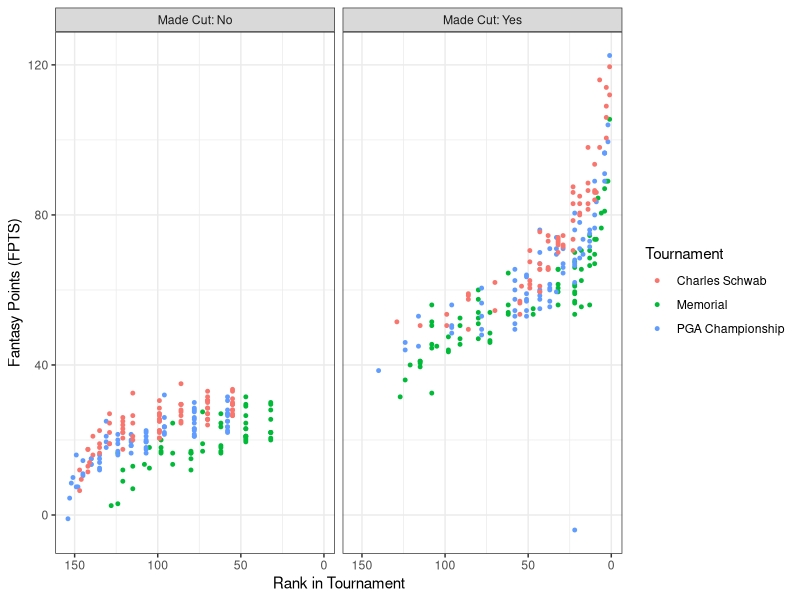
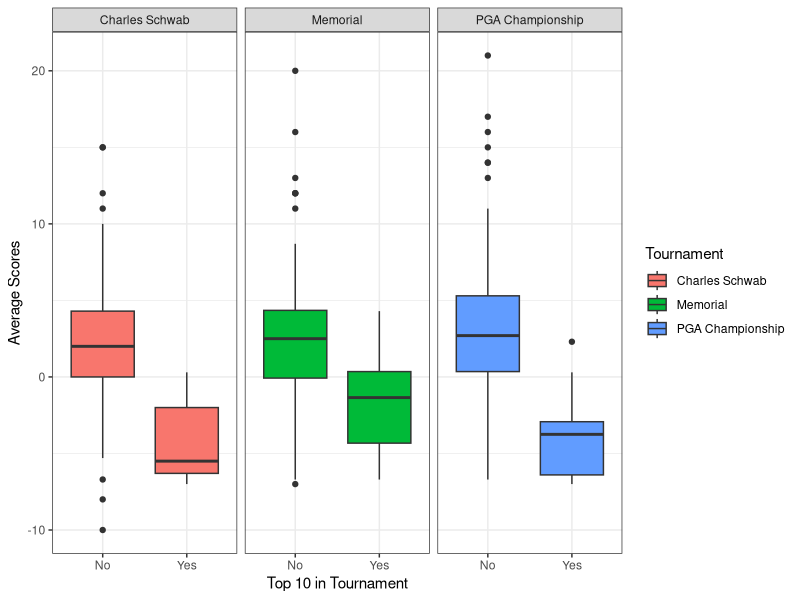

Source code (R) for these figures, in order:
## ---- chunk 1
library(tidyverse) 
## ---- chunk 2
Memfan <- read.csv("Memorial_Fantasy.csv", header = T)
Pgafan <- read.csv("PGA_Fantasy.csv", header = T)
Schfan <- read.csv("Schwab_Fantasy.csv", header = T)
Memstat<- read.delim("Memorial_Stats.txt", header = T )
Memstats <-  as.data.frame(matrix(Memstat$Data, ncol=9, byrow=TRUE))
Pgastat<- read.delim("PGA_Stats.txt", header = T)
Pgastats <-  as.data.frame(matrix(Pgastat$Data, ncol=9, byrow=TRUE))
Schstat<- read.delim("Schwab_Stats.txt", header = T)
Schstats <-  as.data.frame(matrix(Schstat$Data, ncol=9, byrow=TRUE))
## ---- chunk 3
Memorial <- Memstats %>%
  inner_join(Memfan, by=c("V2"= "Name"))
Pga <- Pgastats %>%
  inner_join(Pgafan, by=c("V2"= "Name")) 
Schwab <- Schstats %>%
  inner_join(Schfan, by=c("V2"= "Name"))
## ---- chunk 4
All <- rbind(Memorial, Pga, Schwab)
names(All)[1:9] <- c('Position', 'Player', 'Score', 
                          'Putt', 'ARG', 'App', 'OTT', 'T2G', 'Total')
All$Score <- fct_recode(All$Score, "0" = "E") 
Top10 <- 
  All %>%
  group_by(Tournament) %>%
  mutate(Score = as.numeric(as.character(factor(Score)))) %>%
  mutate(rank = rank(Score, ties.method = "min")) %>%
  mutate(top10 = if_else(rank <= 10, 'Yes', 'No')) %>%
  mutate(MadeCut = if_else(Position =='CUT', 'No', 'Yes')) %>%
  mutate(SalaryRange = ifelse(grepl("^6", Salary), "6000s",
                       ifelse(grepl("^7", Salary), "7000s",
                       ifelse(grepl("^8", Salary), "8000s",
                       ifelse(grepl("^9" , Salary), "9000s",
                       ifelse(grepl("^10", Salary), "10000s", "11000s"))))))
TournPlayed <- All %>%
  select((Player)) %>%
  group_by(Player) %>%
  mutate(tournplayed = n()) %>%
  distinct()
AvgScore <- All %>%
    select(Player, Score, Tournament) %>%
    mutate(Score = as.numeric(as.character(factor(Score)))) %>%
    spread(Tournament, Score) %>%
    mutate(avg = round(rowMeans(.[2:4], na.rm=TRUE), 1))
Results_Player <- Top10 %>%
  left_join(TournPlayed, by = "Player")
AllResults <- Results_Player %>%
  left_join(AvgScore, by = "Player")
## ---- chunk 5
RQ1 <-
  AllResults%>%
  mutate(MadeCut = recode(MadeCut, "Yes" = "Made Cut: Yes", "No"= "Made Cut: No"))

ggplot(RQ1)+
  aes(x = rank, y = FPTS, colour = Tournament)+
  geom_point(size=1L)+
  xlab("Rank in Tournament")+
  ylab("Fantasy Points (FPTS)")+
  scale_x_reverse() +
  scale_color_hue() +
  theme_bw() +
  facet_wrap(vars(MadeCut))
## ---- chunk 6
ggplot(AllResults)+
  aes(x = top10, y = avg, fill = Tournament) +
  geom_boxplot()+
  xlab("Top 10 in Tournament") +
  ylab("Average Scores") +
  scale_fill_hue() +
  theme_bw() +
  facet_wrap(vars(Tournament))
